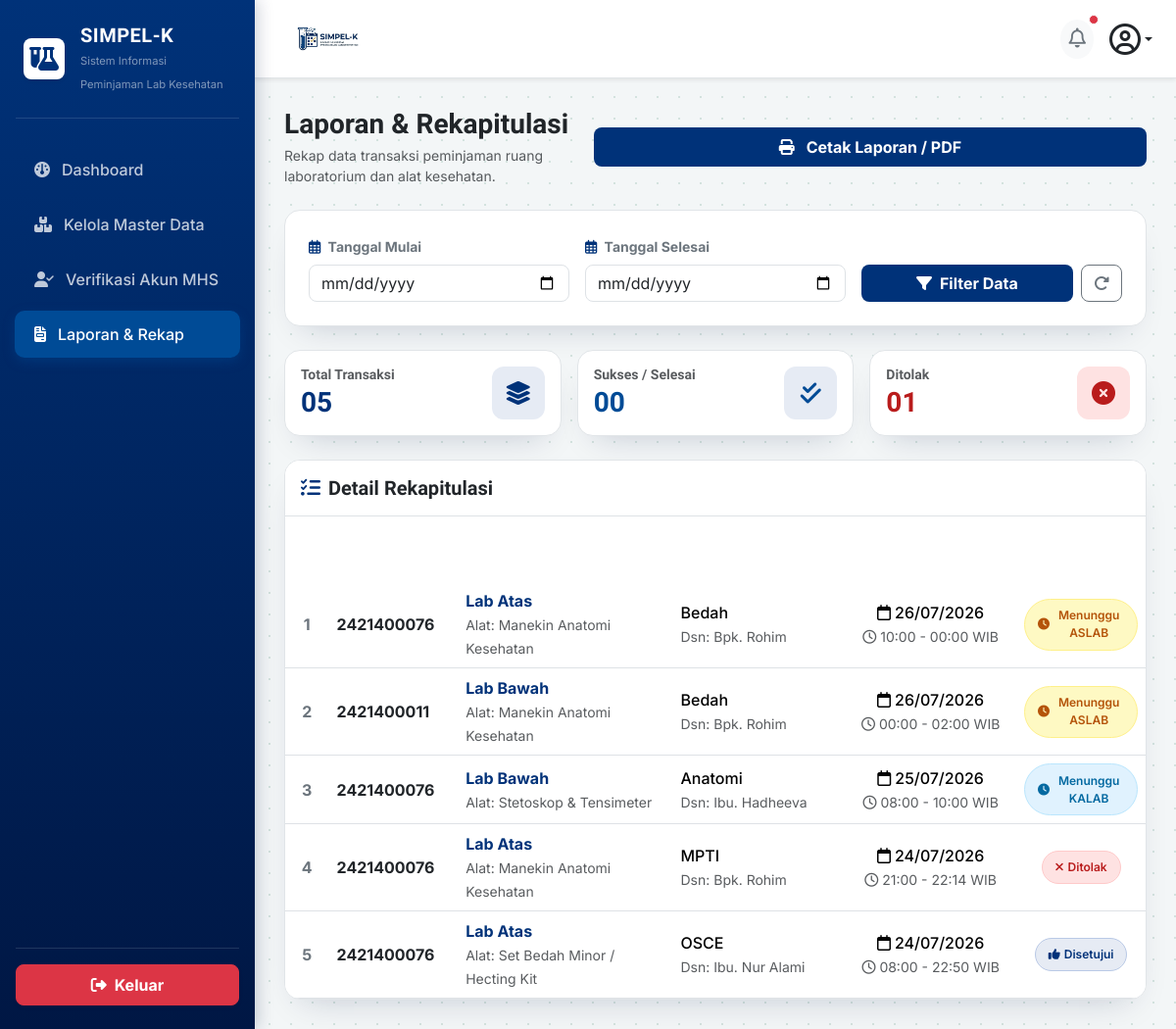
Screenshot of /aslab/laporan/ (signed in) with the database file from the repository.
### core_auth/models.py (models this page shows, shortened)
class Peminjaman(models.Model):
    STATUS_CHOICES = [
        ('pending', 'Menunggu Validasi ASLAB'),
        ('verified', 'Menunggu Persetujuan KALAB'),
        ('disetujui', 'Disetujui / Jadwal Dikunci'),
        ('ditolak', 'Ditolak'),
        ('selesai', 'Selesai / Sudah Dikembalikan'),
    ]
    mahasiswa = models.ForeignKey(settings.AUTH_USER_MODEL, on_delete=models.CASCADE, related_name='peminjaman_mahasiswa')
    ruang_lab = models.ForeignKey(RuangLab, on_delete=models.CASCADE)
    alat_bahan = models.ForeignKey(AlatBahan, on_delete=models.PROTECT)
    keperluan = models.TextField()
    nama_dosen = models.CharField(max_length=100)
    mata_kuliah = models.CharField(max_length=100)
    tanggal_pinjam = models.DateField()
    wkt_mulai = models.TimeField()
    wkt_akhir = models.TimeField()
    status = models.CharField(max_length=20, choices=STATUS_CHOICES, default='pending')
    di_validasi_oleh = models.ForeignKey(
        settings.AUTH_USER_MODEL,
        on_delete=models.SET_NULL,
        blank=True,
        null=True,
        related_name='aslab_verifikator'
    )
    tgl_pengajuan = models.DateTimeField(auto_now_add=True)
    catatan_tolak = models.TextField(blank=True, null=True)

class User(AbstractUser):
    ROLE_CHOICES = [
        ('mahasiswa', 'Mahasiswa/PJMK'),
        ('aslab', 'Asisten Laboratorium'),
        ('kaleb', 'Kepala Laboratorium'),
    ]
    role = models.CharField(max_length=20, choices=ROLE_CHOICES, default='mahasiswa')
    nim = models.CharField(max_length=20, blank=True, null=True, unique=True)
    prodi = models.CharField(max_length=50, blank=True, null=True)
    no_hp = models.CharField(max_length=15, blank=True, null=True)

class RuangLab(models.Model):
    nama_ruang = models.CharField(max_length=100)
    kapasitas = models.IntegerField()
    deskripsi = models.TextField(blank=True, null=True)

class AlatBahan(models.Model):
    nama_alat = models.CharField(max_length=100)
    stok_tersedia = models.IntegerField(default=0)
    satuan = models.CharField(max_length=20, default='Pcs')

### aslab/views.py (the view)
# urls.py: path('laporan/', views.laporan_peminjaman, name='laporan'),
@login_required(login_url='core_auth:login')
def laporan_peminjaman(request):
    redirect_target = cekk_role_aslab(request.user)
    if redirect_target:
        messages.error(request, "Anda tidak memiliki hak akses ke Halaman Laporan!")
        return redirect(redirect_target)
    tgl_mulai = request.GET.get('tgl_mulai')
    tgl_selesai = request.GET.get('tgl_selesai')
    laporan_list = Peminjaman.objects.exclude(mahasiswa__username__icontains='aslab').order_by('-tanggal_pinjam')
    if tgl_mulai and tgl_selesai:
        laporan_list = laporan_list.filter(tanggal_pinjam__range=[tgl_mulai, tgl_selesai])
    total_laporan = laporan_list.count()
    total_selesai = laporan_list.filter(status='selesai').count()
    total_ditolak = laporan_list.filter(status='ditolak').count()
    context = {
        'laporan_list': laporan_list,
        'tgl_mulai': tgl_mulai or '',
        'tgl_selesai': tgl_selesai or '',
        'total_laporan': total_laporan,
        'total_selesai': total_selesai,
        'total_ditolak': total_ditolak,
    }
    return render(request, 'aslab/laporan.html', context)

### aslab/templates/aslab/laporan.html (shortened to what this page needs)
{% load static %}
<!DOCTYPE html>
<html lang="id">
<head>
    <link href="https://cdn.jsdelivr.net/npm/bootstrap@5.3.2/dist/css/bootstrap.min.css" rel="stylesheet">
    <link rel="stylesheet" href="https://cdnjs.cloudflare.com/ajax/libs/font-awesome/6.4.2/css/all.min.css">
</head>
<body>
    <div class="sidebar d-flex flex-column justify-content-between py-4" id="sidebarMenu">
        <div>
            <div class="px-4 mb-4 text-white d-flex align-items-center justify-content-between">
                <div class="d-flex align-items-center gap-3">
                    <div class="bg-white rounded-3 p-2 d-flex align-items-center justify-content-center shadow-sm"
                        style="width: 42px; height: 42px;">
                        <i class="fa-solid fa-flask-vial fs-4" style="color: var(--teal-700);"></i>
                    </div>
                    <div>
                        <h5 class="fw-bold mb-0 text-white" style="letter-spacing: 0.5px;">SIMPEL-K</h5>
                        <small class="text-white-50" style="font-size: 0.7rem;">Sistem Informasi Peminjaman Lab Kesehatan</small>
                    </div>
                </div>
            </div>
            <hr class="text-white-50 mx-3 mb-4">
            <ul class="nav nav-pills flex-column mb-auto">
                <li class="nav-item">
                    <a href="{% url 'aslab:dashboard' %}"
                        class="nav-link {% if request.resolver_match.url_name == 'dashboard' %}active{% endif %}">
                        <i class="fa-solid fa-gauge fs-6"></i> Dashboard
                    </a>
                </li>
                <li class="nav-item">
                    <a href="{% url 'aslab:master_data' %}"
                        class="nav-link {% if 'master' in request.resolver_match.url_name %}active{% endif %}">
                        <i class="fa-solid fa-boxes-stacked fs-6"></i> Kelola Master Data
                    </a>
                </li>
                <li class="nav-item">
                    <a href="{% url 'aslab:verifikasi_akun' %}"
                        class="nav-link {% if request.resolver_match.url_name == 'verifikasi_akun' %}active{% endif %}">
                        <i class="fa-solid fa-user-check fs-6"></i> Verifikasi Akun MHS
                    </a>
                </li>
                <li class="nav-item">
                    <a href="{% url 'aslab:laporan' %}"
                        class="nav-link {% if request.resolver_match.url_name == 'laporan' %}active{% endif %}">
                        <i class="fa-solid fa-file-invoice fs-6"></i> Laporan & Rekap
                    </a>
                </li>
            </ul>
        </div>
        <div class="px-3">
            <hr class="text-white-50 mb-3">
            <a href="{% url 'core_auth:logout' %}"
                class="btn btn-danger w-100 py-2 rounded-3 fw-bold d-flex align-items-center justify-content-center gap-2 shadow-sm">
                <i class="fa-solid fa-right-from-bracket"></i> Keluar
            </a>
        </div>
    </div>
    <div class="main-content">
        <div class="top-header-bar d-flex align-items-center justify-content-between shadow-sm">
            <div class="d-flex align-items-center gap-3">
                <img src="{% static 'images/logo.png' %}" alt="SIMPEL-K"
                    style="height: 55px; width: auto; object-fit: contain;">
            </div>
            <div class="d-flex align-items-center gap-3">
                <button class="btn btn-light rounded-circle border-0 p-2 position-relative" type="button">
                    <i class="fa-regular fa-bell fs-5 text-secondary"></i>
                    <span
                        class="position-absolute top-0 start-100 translate-middle p-1 bg-danger border border-light rounded-circle"></span>
                </button>
                <div class="dropdown">
                    <a href="#" class="d-flex align-items-center text-dark text-decoration-none dropdown-toggle"
                        id="dropdownUser" data-bs-toggle="dropdown" aria-expanded="false">
                        <i class="fa-regular fa-circle-user fs-2 text-dark"></i>
                    </a>
                </div>
            </div>
        </div>
        <div class="d-flex flex-column flex-md-row justify-content-between align-items-start align-items-md-center gap-3 mb-4 web-title-section">
            <div>
                <h3 class="fw-bold text-dark mb-1">Laporan & Rekapitulasi</h3>
                <p class="text-muted mb-0 small">Rekap data transaksi peminjaman ruang laboratorium dan alat kesehatan.</p>
            </div>
            <button onclick="window.print()"
                class="btn btn-brand fw-bold px-4 py-2 rounded-3 btn-print w-100 w-md-auto">
                <i class="fa-solid fa-print me-2"></i> Cetak Laporan / PDF
            </button>
        </div>
        <div class="card card-custom p-3 p-md-4 mb-4 filter-card bg-white">
            <form method="GET" action="{% url 'aslab:laporan' %}" class="row g-3 align-items-end">
                <div class="col-12 col-md-4">
                    <label class="form-label small fw-bold text-secondary">
                        <i class="fa-regular fa-calendar-days me-1 text-brand"></i> Tanggal Mulai
                    </label>
                    <input type="date" name="tgl_mulai" class="form-control rounded-3" value="{{ tgl_mulai }}">
                </div>
                <div class="col-12 col-md-4">
                    <label class="form-label small fw-bold text-secondary">
                        <i class="fa-regular fa-calendar-days me-1 text-brand"></i> Tanggal Selesai
                    </label>
                    <input type="date" name="tgl_selesai" class="form-control rounded-3" value="{{ tgl_selesai }}">
                </div>
                <div class="col-12 col-md-4 d-flex gap-2">
                    <button type="submit" class="btn btn-brand fw-bold flex-fill rounded-3">
                        <i class="fa-solid fa-filter me-1"></i> Filter Data
                    </button>
                    <a href="{% url 'aslab:laporan' %}" class="btn btn-outline-secondary fw-bold rounded-3">
                        <i class="fa-solid fa-rotate-right"></i>
                    </a>
                </div>
            </form>
        </div>
        <div class="row g-3 mb-4 stat-summary-row">
            <div class="col-12 col-sm-4">
                <div class="card card-custom p-3 bg-white">
                    <div class="d-flex align-items-center justify-content-between">
                        <div>
                            <h6 class="text-muted fw-bold mb-1 small">Total Transaksi</h6>
                            <h3 class="fw-bold text-brand mb-0">{{ total_laporan|stringformat:"02d" }}</h3>
                        </div>
                        <div class="stat-icon-box stat-icon-box--total">
                            <i class="fa-solid fa-layer-group fs-4"></i>
                        </div>
                    </div>
                </div>
            </div>
            <div class="col-12 col-sm-4">
                <div class="card card-custom p-3 bg-white">
                    <div class="d-flex align-items-center justify-content-between">
                        <div>
                            <h6 class="text-muted fw-bold mb-1 small">Sukses / Selesai</h6>
                            <h3 class="fw-bold mb-0" style="color: var(--teal-600);">{% if total_selesai < 10 %}0{% endif %}{{ total_selesai }}</h3>
                        </div>
                        <div class="stat-icon-box stat-icon-box--approved">
                            <i class="fa-solid fa-check-double fs-4"></i>
                        </div>
                    </div>
                </div>
            </div>
            <div class="col-12 col-sm-4">
                <div class="card card-custom p-3 bg-white">
                    <div class="d-flex align-items-center justify-content-between">
                        <div>
                            <h6 class="text-muted fw-bold mb-1 small">Ditolak</h6>
                            <h3 class="fw-bold mb-0" style="color: var(--rose-600);">{% if total_ditolak < 10 %}0{% endif %}{{ total_ditolak }}</h3>
                        </div>
                        <div class="stat-icon-box stat-icon-box--rejected">
                            <i class="fa-solid fa-circle-xmark fs-4"></i>
                        </div>
                    </div>
                </div>
            </div>
        </div>
        <div class="card card-custom overflow-hidden bg-white">
            <div class="card-header bg-white border-bottom py-3">
                <h5 class="fw-bold mb-0 text-dark"><i class="fa-solid fa-list-check me-2 text-brand"></i>Detail Rekapitulasi</h5>
            </div>
            <div class="table-responsive">
                <table class="table table-hover align-middle mb-0 table-cetak" style="min-width: 800px;">
                    <thead class="table-custom-header text-center">
                        <tr>
                            <th style="width: 5%;">No</th>
                            <th style="width: 15%;">Mahasiswa / NIM</th>
                            <th style="width: 25%;">Laboratorium & Alat</th>
                            <th style="width: 20%;">Mata Kuliah / Dosen</th>
                            <th style="width: 20%;">Tanggal & Jam</th>
                            <th style="width: 15%;">Status Akhir</th>
                        </tr>
                    </thead>
                    <tbody>
                        {% for item in laporan_list %}
                        <tr>
                            <td class="text-center fw-bold text-secondary">{{ forloop.counter }}</td>
                            <td>
                                <strong class="text-dark">{{ item.mahasiswa.username }}</strong>
                            </td>
                            <td>
                                <strong class="text-brand">{{ item.ruang_lab.nama_ruang }}</strong><br>
                                <small class="text-muted">Alat: {{ item.alat_bahan.nama_alat }}</small>
                            </td>
                            <td>
                                <div class="fw-medium">{{ item.mata_kuliah }}</div>
                                <small class="text-muted">Dsn: {{ item.dosen|default:item.nama_dosen|default:"-" }}</small>
                            </td>
                            <td class="text-center">
                                <div class="fw-medium"><i class="fa-regular fa-calendar me-1"></i>{{ item.tanggal_pinjam|date:"d/m/Y" }}</div>
                                <small class="text-muted"><i class="fa-regular fa-clock me-1"></i>{{ item.wkt_mulai|time:"H:i" }} - {{ item.wkt_akhir|time:"H:i" }} WIB</small>
                            </td>
                            <td class="text-center fw-bold">
                                {% if item.status == 'selesai' %}
                                <span class="badge-status badge-status--done"><i class="fa-solid fa-check-double me-1"></i>Selesai</span>
                                <span class="d-none d-print-inline">Selesai</span>
                                {% elif item.status == 'ditolak' %}
                                <span class="badge-status badge-status--rejected"><i class="fa-solid fa-xmark me-1"></i>Ditolak</span>
                                {% elif item.status == 'pending' %}
                                <span class="badge-status badge-status--wait-aslab"><i class="fa-solid fa-clock me-1"></i>Menunggu ASLAB</span>
                                {% elif item.status == 'verified' %}
                                <span class="badge-status badge-status--wait-kalab"><i class="fa-solid fa-clock me-1"></i>Menunggu KALAB</span>
                                {% elif item.status == 'disetujui' %}
                                <span class="badge-status badge-status--approved"><i class="fa-solid fa-thumbs-up me-1"></i>Disetujui</span>
                                {% elif item.status == 'pengembalian_diajukan' %}
                                <span class="badge-status badge-status--return"><i class="fa-solid fa-box me-1"></i>Proses Pengembalian</span>
                                <span class="d-none d-print-inline">Proses Pengembalian</span>
                                {% else %}
                                <span class="badge-status badge-status--other">{{ item.status }}</span>
                                <span class="d-none d-print-inline">{{ item.status }}</span>
                                {% endif %}
                            </td>
                        </tr>
                        {% endfor %}
                    </tbody>
                </table>
            </div>
        </div>
    </div>
</body>
</html>

### rows the page displays
Peminjaman: mahasiswa.username "2421400076", ruang_lab.nama_ruang "Lab Atas", alat_bahan.nama_alat "Manekin Anatomi Kesehatan", mata_kuliah "Bedah", dosen "Bpk. Rohim", tanggal_pinjam "26/07/2026", wkt_mulai "10:00", wkt_akhir "00:00", status "pending" (drawn)
Peminjaman: mahasiswa.username "2421400011", ruang_lab.nama_ruang "Lab Bawah", alat_bahan.nama_alat "Manekin Anatomi Kesehatan", mata_kuliah "Bedah", dosen "Bpk. Rohim", tanggal_pinjam "26/07/2026", wkt_mulai "00:00", wkt_akhir "02:00", status "pending" (drawn)
Peminjaman: mahasiswa.username "2421400076", ruang_lab.nama_ruang "Lab Bawah", alat_bahan.nama_alat "Stetoskop & Tensimeter", mata_kuliah "Anatomi", dosen "Ibu. Hadheeva", tanggal_pinjam "25/07/2026", wkt_mulai "08:00", wkt_akhir "10:00", status "verified" (drawn)
Peminjaman: mahasiswa.username "2421400076", ruang_lab.nama_ruang "Lab Atas", alat_bahan.nama_alat "Manekin Anatomi Kesehatan", mata_kuliah "MPTI", dosen "Bpk. Rohim", tanggal_pinjam "24/07/2026", wkt_mulai "21:00", wkt_akhir "22:14", status "ditolak" (drawn)
Peminjaman: mahasiswa.username "2421400076", ruang_lab.nama_ruang "Lab Atas", alat_bahan.nama_alat "Set Bedah Minor / Hecting Kit", mata_kuliah "OSCE", dosen "Ibu. Nur Alami", tanggal_pinjam "24/07/2026", wkt_mulai "08:00", wkt_akhir "22:50", status "disetujui" (drawn)

### other values shown
{{ total_laporan|stringformat:"02d" }} "05"
{{ total_selesai }} "0"
{{ total_ditolak }} "1"
